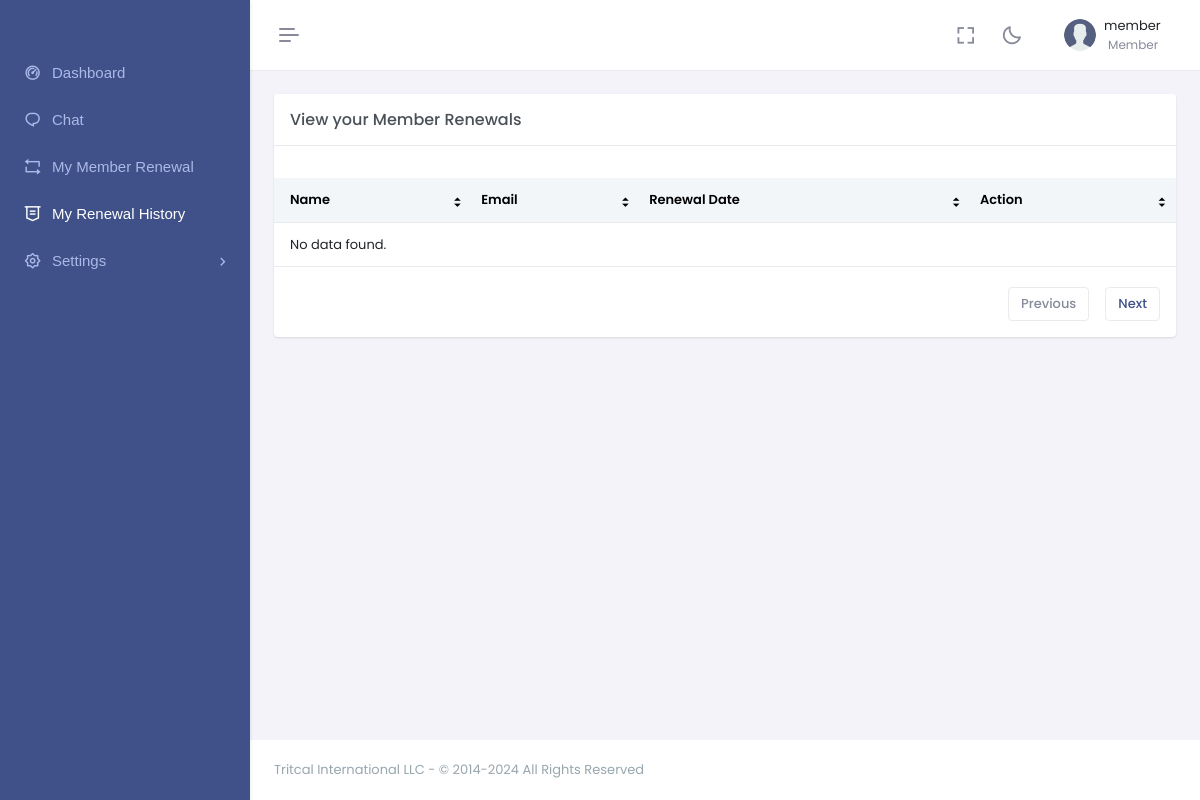
Before: /member_renewal_history.php (signed in) with the older database file.
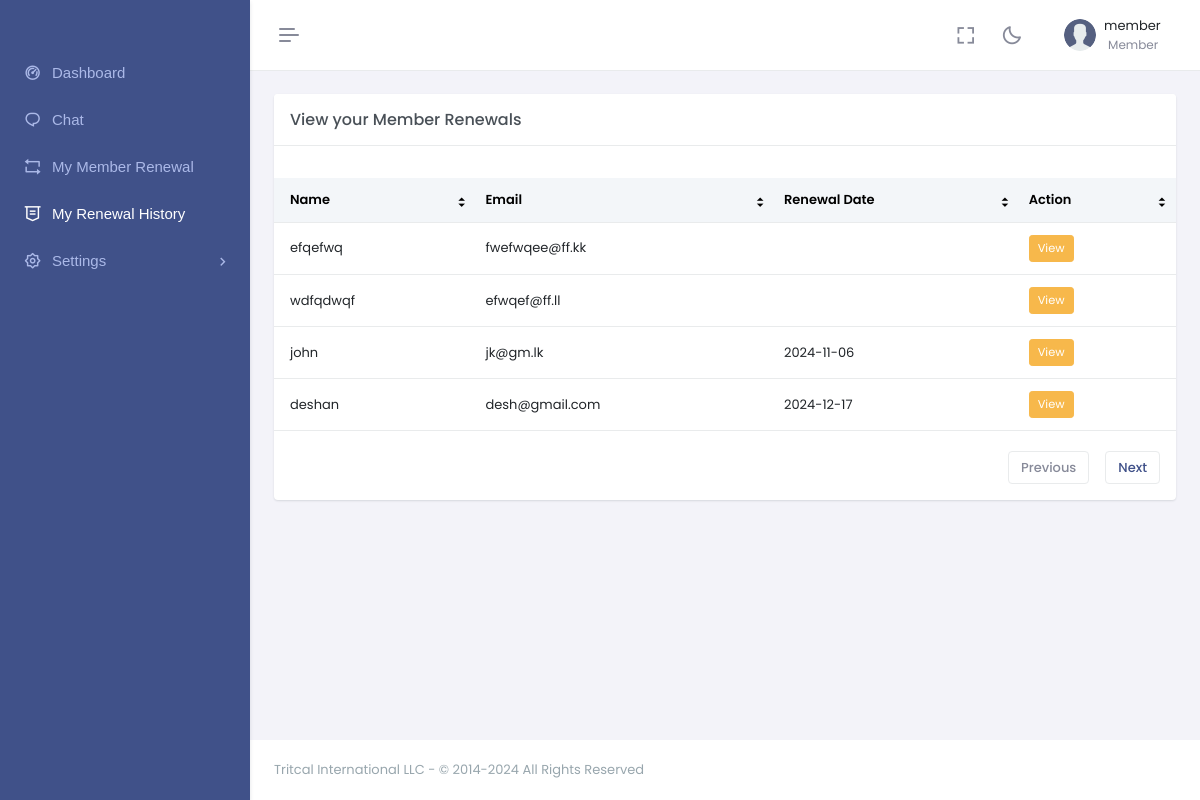
After: the same page with the newer database file.
### tables this page shows
CREATE TABLE `member_renewal` (
  `id` int(11) NOT NULL,
  `full_name` varchar(255) NOT NULL,
  `email_address` varchar(255) DEFAULT NULL,
  `member_id` int(11) NOT NULL,
  `receipt` text DEFAULT NULL,
  `created_at` varchar(100) NOT NULL
);

### member_renewal_history.php (the view, shortened to what the changed rows need)
<?php
require 'db.php';
?>
<!doctype html>
<html lang="en" data-layout="vertical" data-topbar="light" data-sidebar="dark" data-sidebar-size="lg"
    data-sidebar-image="none" data-preloader="disable" data-theme="default" data-theme-colors="default">
<head>
    <link href="assets/libs/sweetalert2/sweetalert2.min.css" rel="stylesheet" type="text/css" />
    <link href="assets/css/bootstrap.min.css" rel="stylesheet" type="text/css" />
    <link href="assets/css/icons.min.css" rel="stylesheet" type="text/css" />
    <link href="assets/css/app.min.css" rel="stylesheet" type="text/css" />
    <link href="assets/css/custom.min.css" rel="stylesheet" type="text/css" />
</head>
<body>
    <div id="layout-wrapper">
        <div class="main-content">
            <div class="page-content">
                <div class="container-fluid">
                    <div class="row">
                        <div class="col-lg-12">
                            <div class="card">
                                <div class="card-body">
                                    <div class="table-responsive table-card mt-3 mb-1">
                                        <table class="table align-middle table-nowrap" id="customerTable">
                                            <thead class="table-light">
                                                <tr>
                                                    <th class="sort" data-sort="customer_name">Name</th>
                                                    <th class="sort" data-sort="email">Email</th>
                                                    <th class="sort" data-sort="member_id">Renewal Date</th>
                                                    <th class="sort" data-sort="action">Action</th>
                                                </tr>
                                            </thead>
                                            <tbody class="list form-check-all">
                                                <?php
                                                $mem_id = $_SESSION["member_id"];
                                                $sql = "SELECT * FROM member_renewal WHERE member_id=$mem_id";
                                                $result = $conn->query($sql);
                                                if ($result && $result->num_rows > 0) {
                                                    while ($row = $result->fetch_assoc()) {
                                                        ?>
                                                        <tr>
                                                            <td class="email"><?php echo htmlspecialchars($row['full_name']); ?></td>
                                                            <td class="batch"><?php echo htmlspecialchars($row['email_address']); ?></td>
                                                            <td class="batch"><?php echo htmlspecialchars($row['created_at']); ?></td>
                                                            <td>
                                                                <div class="d-flex gap-2">
                                                                    <div class="edit">
                                                          <li class="list-inline-item" data-bs-toggle="tooltip" data-bs-trigger="hover" data-bs-placement="top" title="View">
                                                                        <a href="backend/uploads/receipt/<?= $row['receipt']; ?>" style="color: white; width:100%;" class="mybtn_01 btn btn-warning btn-sm" target="_blank">View</a>
                                                                </li>
                                                                    </div>
                                                                </div>
                                                            </td>
                                                        </tr>
                                                        <?php
                                                    }
                                                } else {
                                                    echo "<tr><td colspan='5'>No data found.</td></tr>";
                                                }
                                                ?>
                                            </tbody>
                                        </table>
                                    </div>
                                </div>
                            </div>
                        </div>
                    </div>
                </div>
            </div>
            <?php include './inc/dash_footer.php';?>
        </div>
</body>
</html>

Changed rows visible on the page:
added member_renewal: full_name "efqefwq", email_address "fwefwqee@ff.kk"
added member_renewal: full_name "wdfqdwqf", email_address "efwqef@ff.ll"
added member_renewal: full_name "john", email_address "jk@gm.lk", created_at "2024-11-06"
added member_renewal: full_name "deshan", email_address "desh@gmail.com", created_at "2024-12-17"
Other visible differences:
text no longer shown: "No data found."
